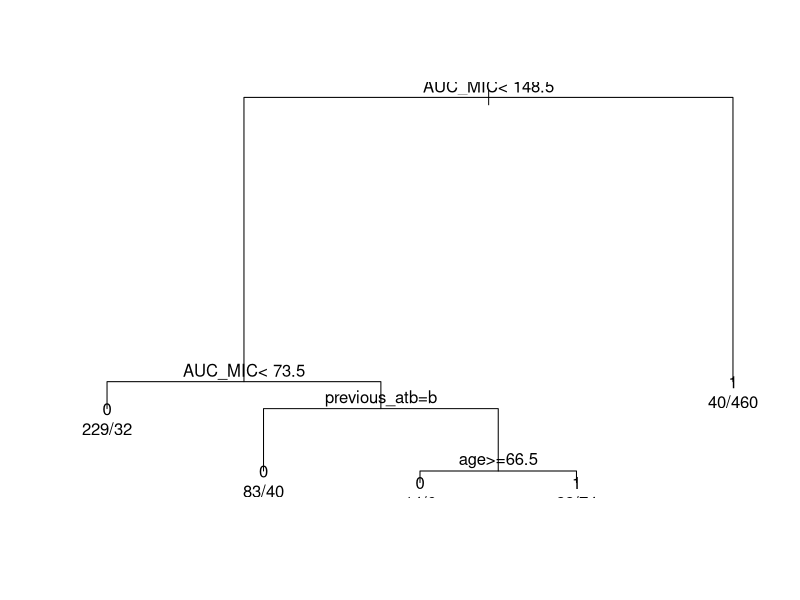
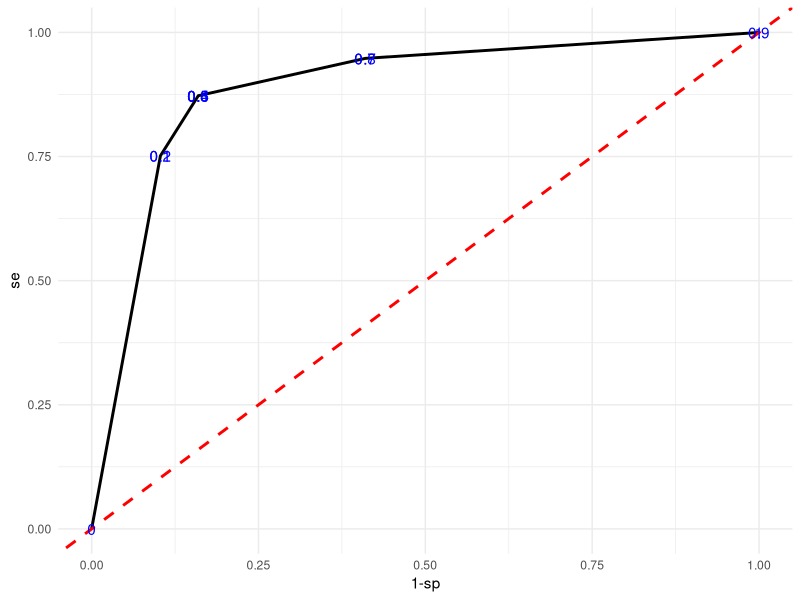

Reproduce these figures in R, in order.
## ---- chunk 1
require(rpart)
require(tidyverse)
## ---- chunk 2
datsuite <- read_tsv("data_ex_cart.txt") %>% mutate_at(vars(previous_atb,cure),as.factor)
## ---- chunk 3
ana <- rpart(cure ~ .,data=datsuite,method = "class")
## ---- chunk 4
summary(ana)
## ---- chunk 5
plot(ana)
text(ana,use.n=T)
## ---- chunk 6

build_ROC <- lapply(seq(0,1,by=0.1),function(i){
  cc <- datsuite %>% mutate(predrounded = ifelse(predict(ana)[,1]<i,1,0)) %>% count(cure,predrounded)
  a <- cc %>% filter(cure == 0, predrounded == 0) %>% pull(n)
  a <- ifelse(length(a)==0,0,a)
  b <- cc %>% filter(cure == 0, predrounded == 1) %>% pull(n)
  b <- ifelse(length(b)==0,0,b)
  c <- cc %>% filter(cure == 1, predrounded == 0) %>% pull(n)
  c <- ifelse(length(c)==0,0,c)
  d <- cc %>% filter(cure == 1, predrounded == 1) %>% pull(n)
  d <- ifelse(length(d)==0,0,d)
  tibble(se = (d/(c+d)),
         sp = (a/(a+b)),
         `1-sp`=1-sp,
         seuil = i)
}) %>% bind_rows()

build_ROC  %>% ggplot(aes(x=`1-sp`,y=se)) + geom_line(size=1) + theme_minimal() + geom_abline(intercept = 0,slope=1,col="red",linetype="dashed",size=1) + geom_text(aes(label=seuil),col="blue")

